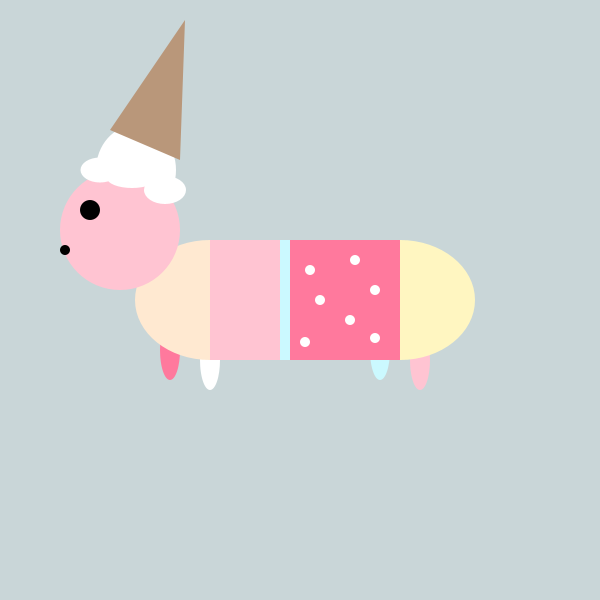
Frame 1 (no input)
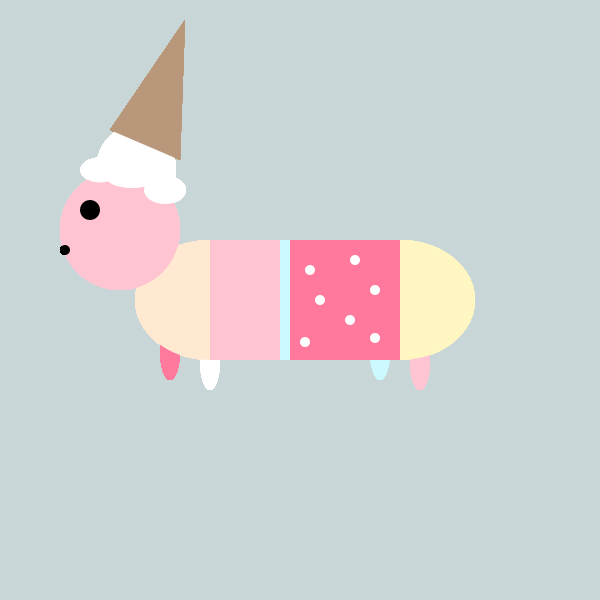
Frame 60 (the mouse pressed at the canvas centre just before this capture)
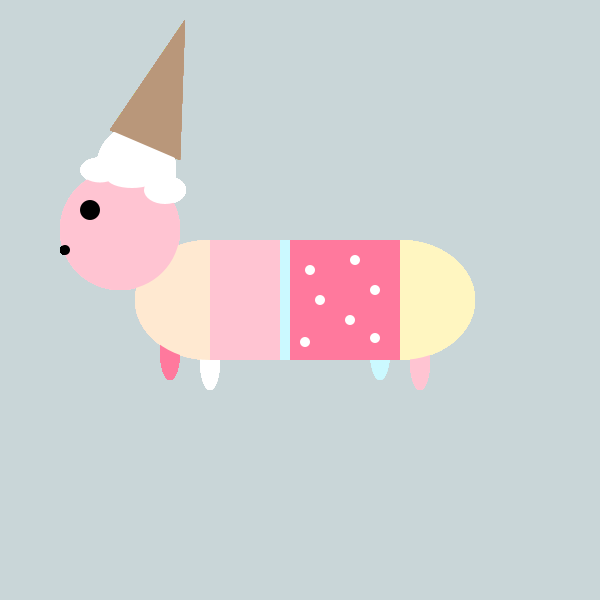
Frame 120 (the mouse held since frame 60 and released just before this capture)

The Processing sketch that drew these frames (run headless with seeded random() and noise(); from frame 60 on, the mouse is pressed at the canvas centre):

// Processing sketch: processing_133254
// ── processing_133254.pde

// Pink Ice Cream Inspired Dachshund 

/* Credits 
Processing Forum "Rollover to change shape" 
Screen name:amnon.owed 
Modified code provided in order to demonstarte changes:
Spots switch between new and old size
some body parts switch between new and old color.*/

// Global Variables 
 int p= 255;
 int n= 196;
 int k= 210;
 //Main Color Pink = p,n,k 

 int a= 10; //SPOTS 
 int w= 255; //SPOTS COLOR

 
 
void setup() {
size(600,600);
background(201,214,216);
smooth();
noStroke();
}

void draw() {
  
//HAT
fill(255);
ellipse(136,170,80,90);

//Tail
//fill(p,n,k);
//arc(560, 290, 210, 120, PI, PI+QUARTER_PI, CHORD);

//LEGS
fill(255);
ellipse(210,360,20,60);
fill(255,121,157);
ellipse(170,350,20,60);
fill(p,n,k);
ellipse(420,360,20,60);
fill(203,249,255);
ellipse(380,350,20,60);

//BODY
if (mouseX > 210 && mouseX < 290 && mouseY > 240 && mouseY < 360) {
  n= 237;
  k= 241;
} else {
  n= 196;
  k= 210;
} //Change body color
fill(255,233,209);
ellipse(210,300,150,120);
fill(255,246,193);
ellipse(400,300,150,120);
fill(p,n,k);
rect(210,240,80,120);
fill(203,249,255);
rect(280,240,10,120);
fill(255,121,157);
rect(290,240,110,120);


//FACE
fill(p,n,k);
ellipse(120,230,120,120);

//EAR
//fill(255,233,209);
//arc(140, 220, 60, 120, 0, PI+QUARTER_PI, CHORD);

//EYE
fill(0);
ellipse(90,210,20,20);

//NOSE
ellipse(65,250,10,10);

//Spots
fill(w,255,w);
if (mouseX > 300 && mouseX < 400 && mouseY > 250 && mouseY < 350) {
  a= 20;
} else {
  a= 10;
} //Change spot size

ellipse(310,270,a,a);
ellipse(375,290,a,a);
ellipse(305,342,a,a);
ellipse(350,320,a,a);
ellipse(375,338,a,a);
ellipse(320,300,a,a);
ellipse(355,260,a,a);

//Hat Front
fill(255);
ellipse(165,190,42,28);
ellipse(100,170,39,25);
ellipse(132,178,50,20);

//CONE
fill(185,151,122);
triangle(110,130,185,20,180,160);
line(110,130,182,60);

}

//Make Spots Green
void mouseClicked() {
  if (w == 0) {
    w= 255;
  } else {
    w= 216;
  }
}
//Make Spots White with Key
void keyPressed() {
  if (w == 0) {
    w = 216;
  } else {
    w = 255;
  }
}
